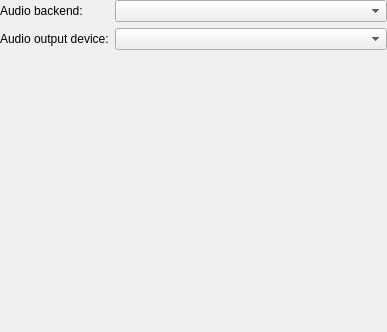
<?xml version="1.0" encoding="UTF-8"?>
<ui version="4.0">
 <class>PreferencesSound</class>
 <widget class="QWidget" name="PreferencesSound">
  <property name="geometry">
   <rect>
    <x>0</x>
    <y>0</y>
    <width>387</width>
    <height>332</height>
   </rect>
  </property>
  <property name="windowTitle">
   <string>Form</string>
  </property>
  <layout class="QVBoxLayout" name="verticalLayout">
   <property name="leftMargin">
    <number>0</number>
   </property>
   <property name="topMargin">
    <number>0</number>
   </property>
   <property name="rightMargin">
    <number>0</number>
   </property>
   <property name="bottomMargin">
    <number>0</number>
   </property>
   <item>
    <layout class="QGridLayout" name="gridLayout">
     <item row="0" column="0">
      <widget class="QLabel" name="labelSoundBackend">
       <property name="text">
        <string>Audio backend:</string>
       </property>
      </widget>
     </item>
     <item row="0" column="1">
      <widget class="QComboBox" name="comboBoxSoundBackend">
       <property name="sizePolicy">
        <sizepolicy hsizetype="Expanding" vsizetype="Fixed">
         <horstretch>0</horstretch>
         <verstretch>0</verstretch>
        </sizepolicy>
       </property>
       <property name="maxVisibleItems">
        <number>30</number>
       </property>
      </widget>
     </item>
     <item row="1" column="0">
      <widget class="QLabel" name="labelAudioOutputDevice">
       <property name="text">
        <string>Audio output device:</string>
       </property>
      </widget>
     </item>
     <item row="1" column="1">
      <widget class="QComboBox" name="comboBoxAudioOutputDevice">
       <property name="sizePolicy">
        <sizepolicy hsizetype="Expanding" vsizetype="Fixed">
         <horstretch>0</horstretch>
         <verstretch>0</verstretch>
        </sizepolicy>
       </property>
       <property name="maxVisibleItems">
        <number>30</number>
       </property>
      </widget>
     </item>
    </layout>
   </item>
   <item>
    <spacer name="verticalSpacer">
     <property name="orientation">
      <enum>Qt::Vertical</enum>
     </property>
     <property name="sizeHint" stdset="0">
      <size>
       <width>20</width>
       <height>40</height>
      </size>
     </property>
    </spacer>
   </item>
  </layout>
 </widget>
 <resources/>
 <connections/>
</ui>
